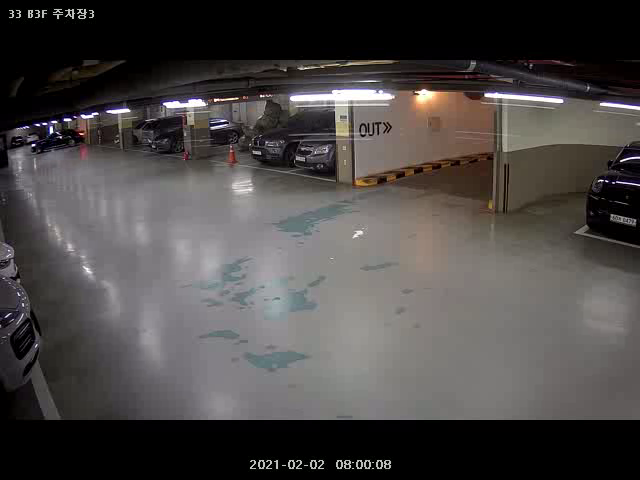
#> input picture vlcsnap-2021-02-04-10h00m02s260.png, 640 x 480 px
$ python parking_lot_perspective.py
#> lines starting #> are read from the running program, lines starting #| are printed output that depends on the picture
import sys
import numpy as np
import cv2


src = cv2.imread('vlcsnap-2021-02-04-10h00m02s260.png')
#> src is the input picture: shape (480, 640, 3); mean B, G, R 70, 71.1, 74.7

if src is None:
    print('Image load failed!')
    sys.exit()

w, h = 640, 480
srcQuad = np.array([[20, 125], [90, 100], [90, 160], [30, 160]], np.float32)
dstQuad = np.array([[0, 0], [w-1, 0], [w-1, h-1], [0, h-1]], np.float32)

pers = cv2.getPerspectiveTransform(srcQuad, dstQuad)
dst = cv2.warpPerspective(src, pers, (w, h))
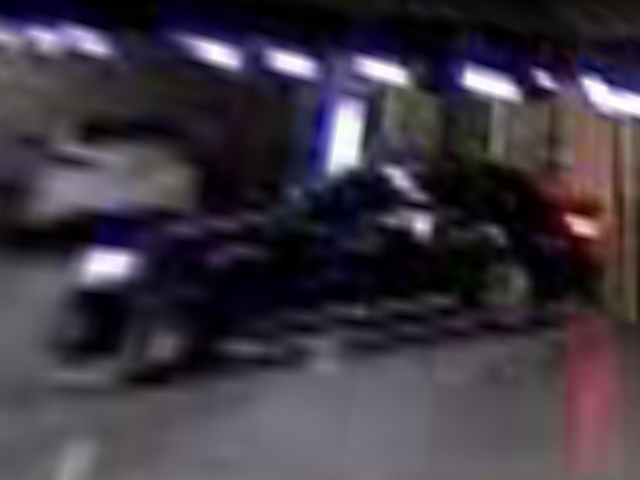
#> dst: shape (480, 640, 3); mean B, G, R 66.4, 56.1, 63.1

cv2.imshow('src', src)
cv2.imshow('dst', dst)
cv2.waitKey()
cv2.destroyAllWindows()
